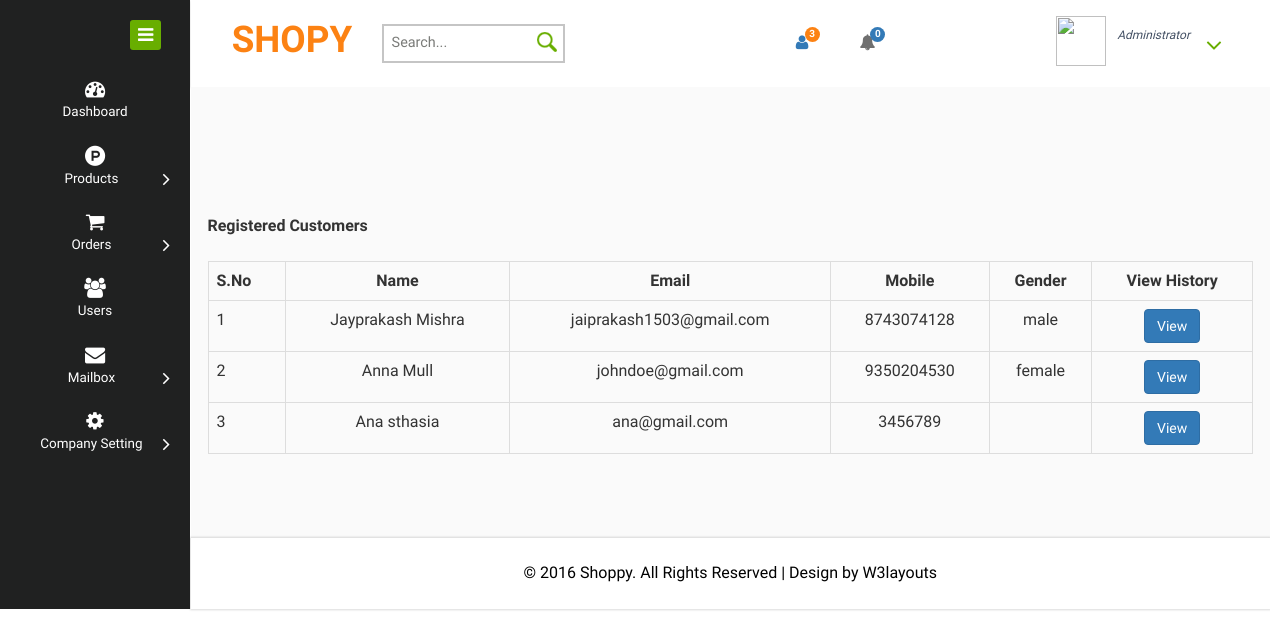
Screenshot of /admin/user_list.php with the database file from the repository.
### tables this page shows
CREATE TABLE `customer` (
  `customerid` int(11) NOT NULL,
  `firstname` varchar(100) NOT NULL,
  `lastname` varchar(100) NOT NULL,
  `email` varchar(100) NOT NULL,
  `password` varchar(100) NOT NULL,
  `mobile` varchar(100) NOT NULL,
  `gender` varchar(100) NOT NULL
);

### admin/includes/fetch.php (called while the page is built, shortened)
<?php
class fetchDatabase
{
  function fetchTable($tblname,$connection)
  {
	  $fetchTable= "select * from $tblname";
	  $init = mysqli_query($connection,$fetchTable);
	  return $init;
  }
}
?>

### admin/user_list.php (the view, shortened to what this page needs)
<!DOCTYPE HTML>
<html>
<head>
<link href="css/bootstrap.css" rel="stylesheet" type="text/css" media="all">
<link href="css/style.css" rel="stylesheet" type="text/css" media="all"/>
<link href="css/font-awesome.css" rel="stylesheet">
</head>
<body>
<div class="page-container">
   <div class="left-content">
	   <div class="mother-grid-inner">
				<?php
				include('includes/header.php');
				?>
<div class="inner-block">
 <div class="row">
     <span><b>Registered Customers</b></span>
	 <br><br>
     <table class="table table-bordered">
	 <tr>
	    <th>S.No</th>
		<th class="text-center">Name</th>
		<th class="text-center">Email</th>
		<th class="text-center">Mobile</th>
		<th class="text-center">Gender</th>
		<th class="text-center">View History</th>
	</tr>
	<?php
	$fetchFunction=$fetchObject->fetchTable('customer',$connection);
	$count=1;
	while($row=mysqli_fetch_array($fetchFunction))
	{
		$firstname=$row['firstname'];
		$lastname=$row['lastname'];
		$email=$row['email'];
		$mobile=$row['mobile'];
		$gender=$row['gender'];
	?>
	<tr>
	  <td><?=$count++?></td>
	  <td align="center"><?=$firstname." ".$lastname?></td>
	  <td align="center"><?=$email?></td>
	  <td align="center"><?=$mobile?></td>
	  <td align="center"><?=$gender?></td>
	  <td align="center"><button class="btn btn-primary">View</button></td>
	</tr>
	<?php } ?>
	 </table>
 </div>
</div>
<div class="copyrights">
	 <p>© 2016 Shoppy. All Rights Reserved | Design by  <a href="http://w3layouts.com/" target="_blank">W3layouts</a> </p>
</div>
</div>
</div>
   <?php
   include('includes/slidermenu.php');
   ?>
</body>
</html>

### rows the page displays
customer: firstname "Jayprakash", lastname "Mishra", email "jaiprakash1503@gmail.com", mobile "8743074128", gender "male"
customer: firstname "Anna", lastname "Mull", email "johndoe@gmail.com", mobile "9350204530", gender "female"
customer: firstname "Ana", lastname "sthasia", email "ana@gmail.com", mobile "3456789"

### other values shown
$countSoldOut+$countWishlist "0"
